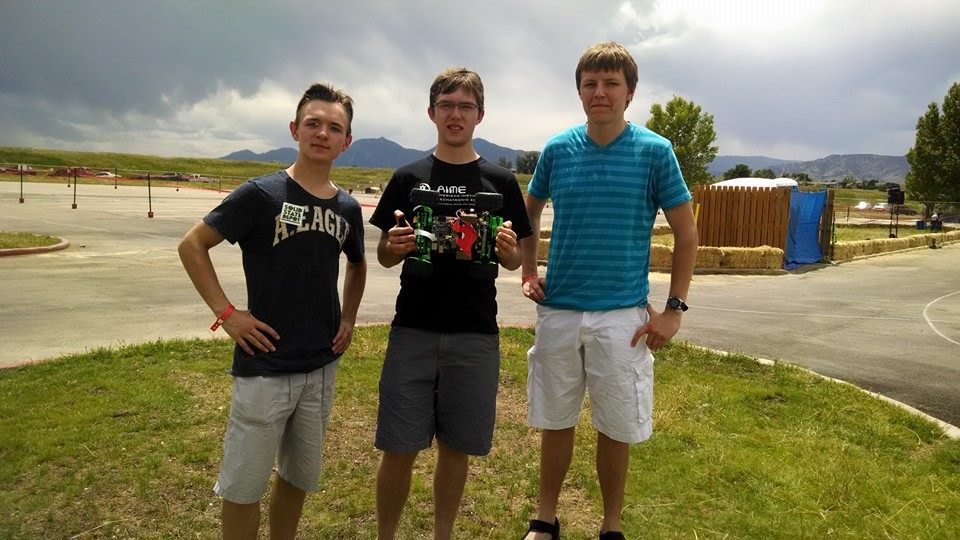
#> input picture images/10342011_682101435159136_1684355343940003715_n.jpg, 960 x 540 px, given in place of the camera
$ python kingfish.py   (Python 2 division)   (older library calls are emulated)
#> lines starting #> are read from the running program, lines starting #| are printed output that depends on the picture; after the words box and inside, x2 and y2 are one past the last pixel; in counts of white or black regions, pixels touching at a corner belong together
#!/usr/bin/python
## TODO ##
#autosave hues

import cv2
import numpy as np
import serial
'''
SER = serial.Serial("/dev/ttyUSB0",9600)
SER.close()
SER.open()'''

TRACKBAR_RED = [72,148,100,
                102,255,255]
TRACKBAR_BLU = [54,88,145,
                102,255,255]
TRACKBAR_YEL = [80,90,100,
                110,120,130]

CRITICAL_DANGER_AREA = 100000
CENTER_X = 320

#Check if file exists
checkfile=0
try:
    with open('hue.txt'): checkfile=1
except IOError:
    checkfile=0


class KingfishApp(object):
    def __init__(self):
        if (checkfile==0):
            self.h0 = TRACKBAR_RED[0]
            self.s0 = TRACKBAR_RED[1]
            self.v0 = TRACKBAR_RED[2]
            self.h1 = TRACKBAR_RED[3]
            self.s1 = TRACKBAR_RED[4]
            self.v1 = TRACKBAR_RED[5]
        if (checkfile==1):
            load=open("hue.txt","r")
            TRACKBAR_RED[0]=int(load.readline())
            TRACKBAR_RED[1]=int(load.readline())
            TRACKBAR_RED[2]=int(load.readline())
            TRACKBAR_RED[3]=int(load.readline())
            TRACKBAR_RED[4]=int(load.readline())
            TRACKBAR_RED[5]=int(load.readline())
            load.close()

        self.mode = 0
        self.visibleYellow = 0

        self.cv_init()
        self.cv_show_trackbars()

        while True:
            self.cv_create_stream()
            self.cv_update_trackbars()

            self.cv_track(invert=True)

            #print self.danger_area

            if self.present_danger():
                self.avoid_danger()
            else:
                pass #self.gps

            self.cv_show_frames()

            #rob_turn(self.v1) #from 3-250
            #self.rob_speed(self.s1) #from 3-250

            key = cv2.waitKey(20)
            if key == 27: # exit on ESC
                self.vc.release()
                cv2.destroyWindow("frame")
                cv2.destroyWindow("grayscale")
                cv2.destroyWindow("track_image")
                save = open("hue.txt", "w") #Save File
                save.write(str(self.h0)+"\n")
                save.write(str(self.s0)+"\n")
                save.write(str(self.v0)+"\n")
                save.write(str(self.h1)+"\n")
                save.write(str(self.s1)+"\n")
                save.write(str(self.v1)+"\n")
                save.close()
                self.vc.release()
                break

    def avoid_danger(self):
        if self.danger_x < CENTER_X:
            print "turn right"
        else:
            print "turn left"
        #print self.danger_x

    def present_danger(self):
        if self.danger_area > CRITICAL_DANGER_AREA:
            print "motors on"
            return True
        else:
            print "motors off"
            return False

    '''
    def rob_turn(self,angle):
        SER.write(chr(2))
        SER.write(chr(angle))

    def rob_speed(self,speed):
        SER.write(chr(1))
        SER.write(chr(speed))'''


    def cv_init(self):
        self.vc = cv2.VideoCapture(0)

        if self.vc.isOpened(): # try to get the first frame
            rval, img = self.vc.read()
#> img is the input picture: shape (540, 960, 3); mean B, G, R 95.6, 123.2, 126.6
        else:
            rval = False

        img = np.zeros((300,512,3), np.uint8)
    def cv_create_stream(self):
        _, self.frame = self.vc.read()


    def cv_track(self,invert=False):
#> called with invert = True
        if invert:
            # Invert for Red
            invert=cv2.bitwise_not(self.frame,None)
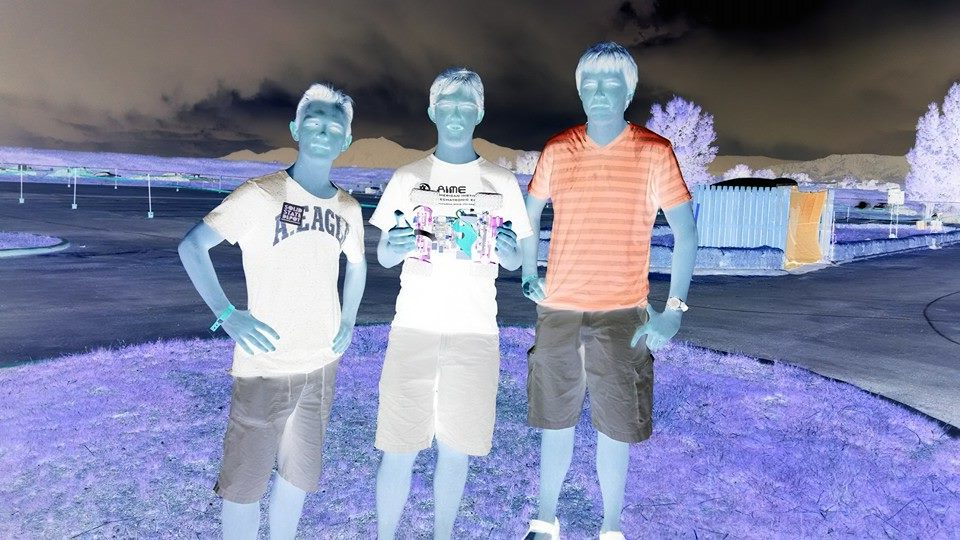
#> invert: shape (540, 960, 3); mean B, G, R 159.4, 131.8, 128.4
            # Convert BGR to HSV
            hsv = cv2.cvtColor(invert, cv2.COLOR_BGR2HSV)
#> hsv: shape (540, 960, 3); mean H, S, V 86.1, 68.1, 165.9
        else:
            hsv = cv2.cvtColor(self.frame, cv2.COLOR_BGR2HSV)
        # define range of blue color in HSV #red
        lower = np.array([self.h0,self.s0,self.v0])
        upper = np.array([self.h1,self.s1,self.v1])
        ## lower = np.array([TRACKBAR_RED[0],TRACKBAR_RED[1],TRACKBAR_RED[2]])
        ## upper = np.array([TRACKBAR_RED[3],TRACKBAR_RED[4],TRACKBAR_RED[5]])
        # Threshold the HSV image to get only red colors
        mask = cv2.inRange(hsv, lower, upper)
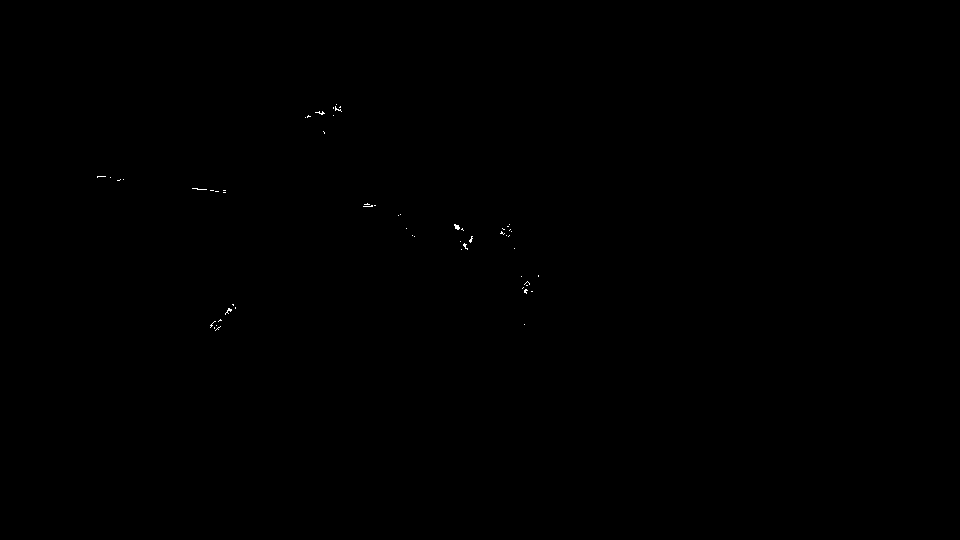
#> mask: shape (540, 960); 0.05% white in thin lines or dots, all inside (x1, y1, x2, y2) = (97, 104, 539, 331)
        # Bitwise-AND mask and original image
        res = cv2.bitwise_and(self.frame,self.frame,mask=mask)
        # Convert to grayscale
        gray = cv2.cvtColor(res,cv2.COLOR_BGR2GRAY)
        self.gray = cv2.medianBlur(gray,5)
        # Find contours
        edges = cv2.Canny(self.gray,50,150,apertureSize = 3)
#> edges: shape (540, 960); 0% white in thin lines or dots, all inside (x1, y1, x2, y2) = (228, 225, 460, 312)
        ret,thresh = cv2.threshold(edges,127,255,0)
        contours,hierarchy = cv2.findContours(thresh, 1, 2)
#> contours = 4 contours, all with area under 20
        if (len(contours)>0):
            areas = [cv2.contourArea(c) for c in contours]
#> areas = [2, 3, 8.5, 11.5]
            max_index = np.argmax(areas)
#> max_index = 3
            cnt=contours[max_index]
#> cnt = [[455, 225], [455, 228], [459, 228], [459, 226], [458, 225]]
            rect = cv2.minAreaRect(cnt)
#> rect = ((457, 226.5), (3, 4), -90)
            box = cv2.cv.BoxPoints(rect)
#> box = ((459, 228), (455, 228), (455, 225), (459, 225))
            box = np.int0(box)
#> box = [[459, 228], [455, 228], [455, 225], [459, 225]]
            cv2.drawContours(self.frame,[box],0,(0,0,255),2)
#> self.frame: shape (540, 960, 3); 0.01% of pixels changed, all inside (x1, y1, x2, y2) = (454, 224, 461, 230)
            # AREA OF RECTANGLE + CENTER
            #print(cv2.contourArea(box))
            a=(box[0][0]+box[1][0]+box[2][0]+box[3][0])/4
#> a = 457
            b=(box[0][1]+box[1][1]+box[2][1]+box[3][1])/4
#> b = 226
            cv2.circle(self.gray,(a,b), 5, (0,0,255), -1)
#> self.gray: shape (540, 960); min 0, max 84, mean 0

            self.danger_x = a; self.danger_y = b
#> after `self.danger_x = a`: self.danger_x = 457
#> after `self.danger_y = b`: self.danger_y = 226
            self.danger_area = cv2.contourArea(box)
#> self.danger_area = 12

            if (a<self.vc.get(3)/2 and cv2.contourArea(box)>10000 and self.visibleYellow==0):
                self.mode+=1
                self.visibleYellow=1
            if (cv2.contourArea(box)<3000 and self.visibleYellow==1):
                self.visibleYellow=0
        if (len(contours)<=0):
            self.visibleYellow=0
        #print(str(self.mode)+" "+str(self.visibleYellow))

    def cv_show_frames(self):
        frame = cv2.resize(self.frame, (0,0), fx=0.5, fy=0.5)
        gray = cv2.resize(self.gray, (0,0), fx=0.5, fy=0.5)
#> gray: shape (270, 480)
        cv2.imshow('frame',frame)
        cv2.imshow('grayscale',gray)

    def cv_update_trackbars(self):
        self.h0 = cv2.getTrackbarPos('H0','track_image')
        self.s0 = cv2.getTrackbarPos('S0','track_image')
        self.v0 = cv2.getTrackbarPos('V0','track_image')
        self.h1 = cv2.getTrackbarPos('H1','track_image')
        self.s1 = cv2.getTrackbarPos('S1','track_image')
        self.v1 = cv2.getTrackbarPos('V1','track_image')

    def cv_show_trackbars(self):
        def nothing(x):
            pass

        cv2.namedWindow('track_image')
        cv2.createTrackbar('H0','track_image',0,180,nothing)
        cv2.createTrackbar('S0','track_image',0,255,nothing)
        cv2.createTrackbar('V0','track_image',0,255,nothing)
        cv2.createTrackbar('H1','track_image',0,180,nothing)
        cv2.createTrackbar('S1','track_image',0,255,nothing)
        cv2.createTrackbar('V1','track_image',0,255,nothing)

        cv2.setTrackbarPos('H0','track_image',TRACKBAR_RED[0])
        cv2.setTrackbarPos('S0','track_image',TRACKBAR_RED[1])
        cv2.setTrackbarPos('V0','track_image',TRACKBAR_RED[2])
        cv2.setTrackbarPos('H1','track_image',TRACKBAR_RED[3])
        cv2.setTrackbarPos('S1','track_image',TRACKBAR_RED[4])
        cv2.setTrackbarPos('V1','track_image',TRACKBAR_RED[5])

        self.h0 = cv2.getTrackbarPos('H0','track_image')
        self.s0 = cv2.getTrackbarPos('S0','track_image')
        self.v0 = cv2.getTrackbarPos('V0','track_image')
        self.h1 = cv2.getTrackbarPos('H1','track_image')
        self.s1 = cv2.getTrackbarPos('S1','track_image')
        self.v1 = cv2.getTrackbarPos('V1','track_image')

if __name__ == '__main__':
    cur_app = KingfishApp()
#> (key Esc is pressed here)

$ run again, on images/10438958_682101495159130_8510601720478656168_n.jpg
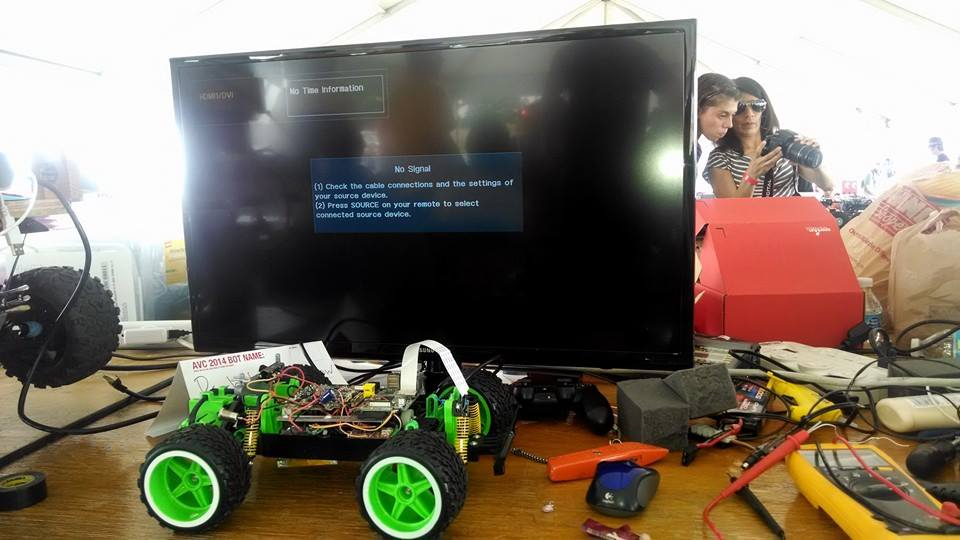
#> input picture images/10438958_682101495159130_8510601720478656168_n.jpg, 960 x 540 px, given in place of the camera
#> in cv_init, img is the input picture: shape (540, 960, 3); mean B, G, R 99.3, 113.4, 122.9
#> hsv: shape (540, 960, 3); mean H, S, V 68.2, 52.9, 158.3
#> mask: shape (540, 960); 4.4% white; 105 white regions (91 under 20 px), largest, box (x1, y1, x2, y2) and area: (695, 196, 862, 338) 18562, (549, 442, 667, 480) 2186, (704, 431, 809, 540) 1245
#> edges: shape (540, 960); 0.31% white in thin lines or dots, all inside (x1, y1, x2, y2) = (549, 114, 957, 540)
#> contours = 39 contours, 25 with area under 20; largest, box (x1, y1, x2, y2) and area: (695, 197, 861, 337) 18508, (695, 197, 861, 337) 18449, (549, 443, 667, 480) 2125, (549, 443, 667, 480) 2108, (709, 431, 808, 507) 1087
#> areas = 39 values, max 18508.5 at index 30, min 0 at index 12, mean 1129
#> max_index = 30
#> cnt = contour of 181 points, box (x1, y1, x2, y2) (695, 197, 861, 337), area 18508
#> rect = ((777.5, 266.5), (139, 165), -90)
#> in cv_track, `box = cv2.cv.BoxPoints(rect)`: box = ((860, 336), (695, 336), (695, 197), (860, 197))
#> in cv_track, `box = np.int0(box)`: box = [[860, 336], [695, 336], [695, 197], [860, 197]]
#> self.frame: shape (540, 960, 3); 0.35% of pixels changed, all inside (x1, y1, x2, y2) = (694, 196, 862, 338)
#> a = 777
#> b = 266
#> in cv_track, `cv2.circle(self.gray,(a,b), 5, (0,0,255), -1)`:
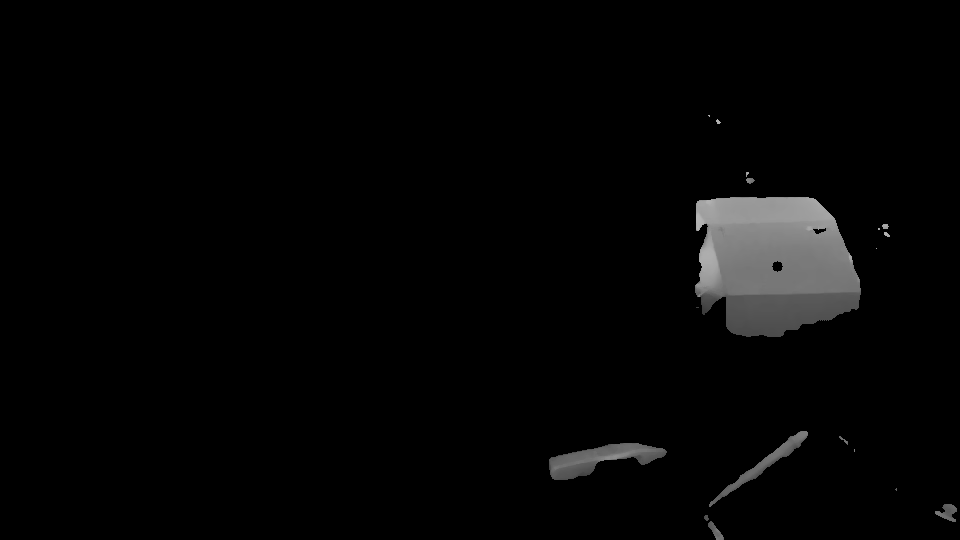
#> self.gray: shape (540, 960); min 0, max 180, mean 5.1
#> self.danger_x = 777
#> self.danger_y = 266
#> self.danger_area = 22935
#> in cv_show_frames, `frame = cv2.resize(self.frame, (0,0), fx=0.5, fy=0.5)`:
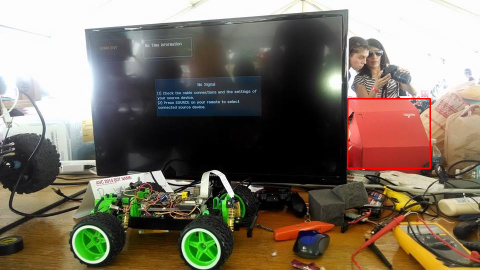
#> frame: shape (270, 480, 3); mean B, G, R 99, 113.2, 123.3
